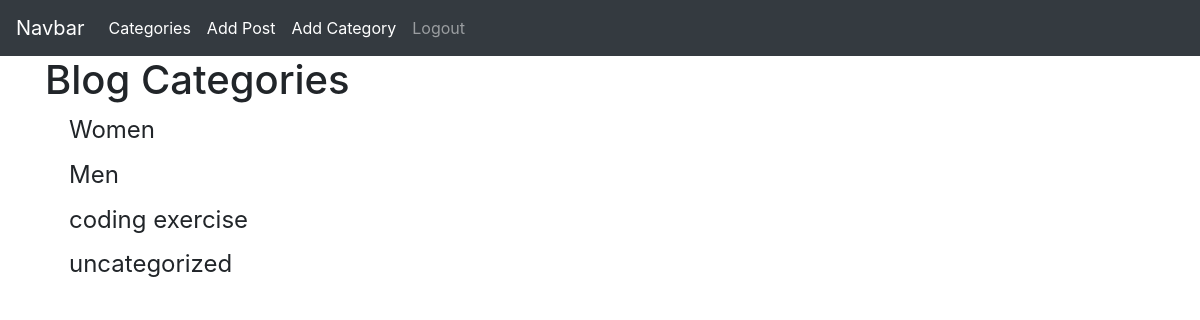
Screenshot of /category-list (signed in) with the database file from the repository.
### main/models.py (models this page shows, shortened)
class Category(models.Model):
    name = models.CharField(max_length=255)
    def __str__(self):
        return self.name

### main/views.py (the view)
# urls.py: path('category-list', CategoryListView, name='category-list'),
def CategoryListView(request):
    cat_menu_list = Category.objects.all()
    return render(request, 'category_list.html', {'cat_menu_list':cat_menu_list})

### main/templates/category_list.html (shortened to what this page needs)
{% extends 'base.html' %}
{% block content %}
    <h1>Blog Categories</h1>
    {% for item in cat_menu_list %}
        <h4><a class="dropdown-item" href="{% url 'category' item %}">{{ item }}</a></h4>
    {% endfor %}
{% endblock %}

### rows the page displays
Category: name "Women"
Category: name "Men"
Category: name "coding exercise"
Category: name "uncategorized"
